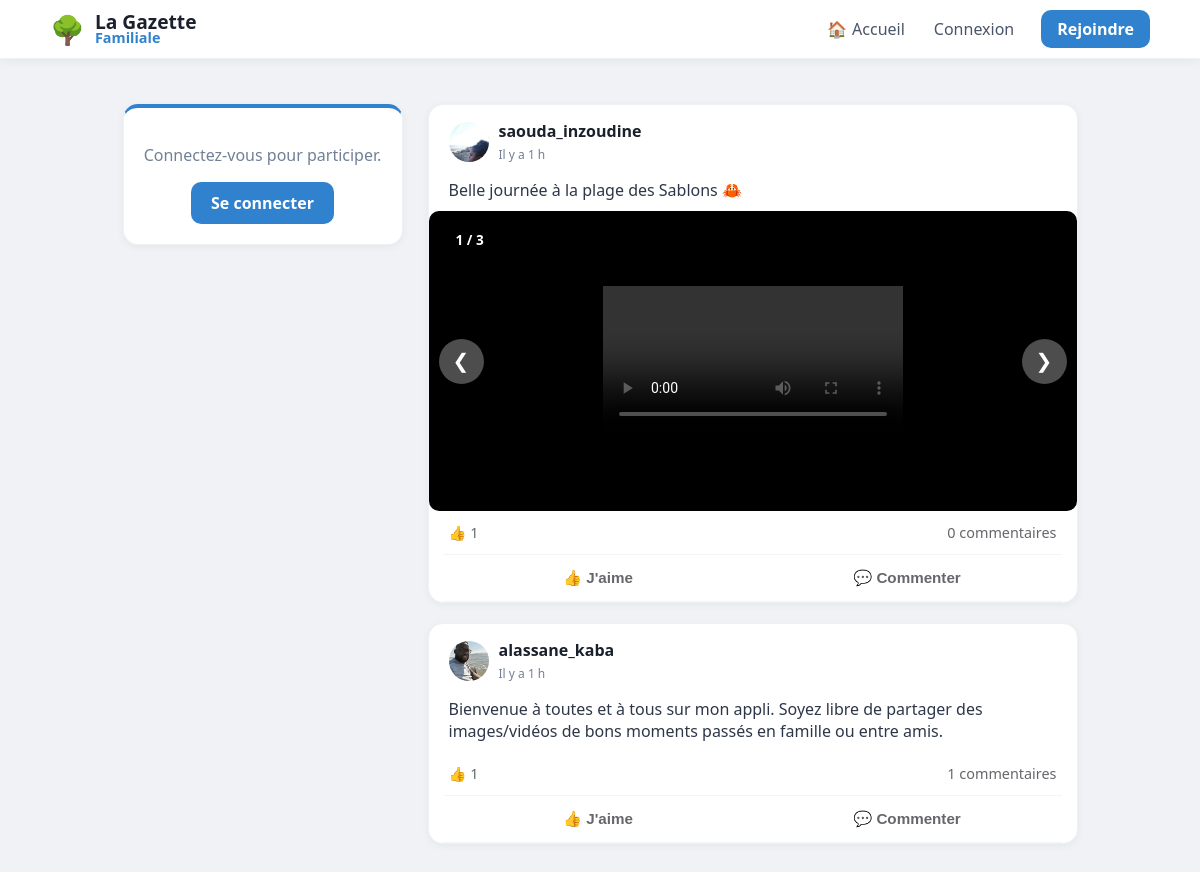
The page / on the database its author committed.
### tables this page shows
CREATE TABLE posts (
                id INTEGER PRIMARY KEY AUTOINCREMENT, 
                username TEXT, 
                content TEXT, 
                likes INTEGER DEFAULT 0, 
                image TEXT,
                created_at DATETIME DEFAULT CURRENT_TIMESTAMP
            );

CREATE TABLE users (
                id INTEGER PRIMARY KEY AUTOINCREMENT, 
                email TEXT UNIQUE, 
                firstname TEXT, 
                lastname TEXT, 
                username TEXT UNIQUE, 
                password TEXT, 
                avatar TEXT,
                is_approved INTEGER DEFAULT 0,
                is_admin INTEGER DEFAULT 0
            );

CREATE TABLE post_medias (
                        id INTEGER PRIMARY KEY AUTOINCREMENT,
                        post_id INTEGER,
                        filename TEXT,
                        file_type TEXT, -- 'image' ou 'video'
                        FOREIGN KEY (post_id) REFERENCES posts (id) ON DELETE CASCADE
                    );

### app.py (the view)
@app.route("/")
def home():
    with get_db() as db:
        posts_query = db.execute("""
            SELECT posts.*, users.avatar AS user_avatar,
                (SELECT COUNT(*) FROM reactions WHERE post_id=posts.id AND type='thumb') as thumbs,
                (SELECT COUNT(*) FROM reactions WHERE post_id=posts.id AND type='heart') as hearts
            FROM posts
            JOIN users ON posts.username = users.username
            ORDER BY posts.id DESC
        """).fetchall()
        posts = [dict(row) for row in posts_query]
        for post in posts:
            medias = db.execute("SELECT * FROM post_medias WHERE post_id = ?", (post['id'],)).fetchall()
            post['medias'] = medias  # On ajoute la liste des médias au post
        comments = db.execute('''
            SELECT comments.*, users.avatar AS comm_avatar
            FROM comments
            JOIN users ON comments.username = users.username
        ''').fetchall()
    return render_template("home.html", posts=posts, comments=comments)

### app.py (called while the page is built)
def get_db():
    db = sqlite3.connect("database.db")
    db.row_factory = sqlite3.Row
    return db

@app.context_processor
def inject_pending_count():
    if session.get('is_admin'):
        db = get_db()
        count = db.execute("SELECT COUNT(*) as total FROM users WHERE is_approved = 0").fetchone()
        return {'pending_count': count['total']}
    return {'pending_count': 0}

@app.template_filter('relative_time')
def relative_time(date_str):
    if not date_str:
        return "Date inconnue"
    past = datetime.strptime(date_str, '%Y-%m-%d %H:%M:%S')
    now = datetime.now(timezone.utc).replace(tzinfo=None)
    diff = now - past
    if diff.days == 0:
        if diff.seconds < 60:
            return "À l'instant"
        if diff.seconds < 3600:
            return f"Il y a {diff.seconds // 60} min"
        return f"Il y a {diff.seconds // 3600} h"
    if diff.days == 1:
        return "Hier"
    if diff.days < 7:
        return f"Il y a {diff.days} jours"
    return past.strftime('%d/%m/%Y')

### templates/home.html (shortened to what this page needs)
{% extends "base.html" %}
{% block content %}
<aside class="sidebar">
    <div class="post-card" style="text-align: center; border-top: 4px solid #3182ce;">
        {% if session.get("user") %}
            <div style="font-size: 50px; margin-bottom: 10px;">🌳</div>
            <h3 style="margin: 0; color: #2d3748;">Bonjour,</h3>
            <h2 style="margin: 5px 0; color: #1a202c; font-size: 1.4em;">{{ session['user'] }}</h2>
            <div style="margin-top: 20px; padding-top: 15px; border-top: 1px solid #edf2f7;">
                <a href="{{ url_for('profile', username=session['user']) }}" style="text-decoration: none; color: #3182ce; font-weight: 700; font-size: 0.9em;">Voir mon mur →</a>
            </div>
        {% else %}
            <p style="color: #718096;">Connectez-vous pour participer.</p>
            <a href="/login" style="display: inline-block; background: #3182ce; color: white; padding: 10px 20px; border-radius: 10px; text-decoration: none; font-weight: bold;">Se connecter</a>
        {% endif %}
    </div>
</aside>
<main class="feed">
    {% for post in posts %}
    <div class="post-card" style="padding: 0; overflow: hidden; margin-bottom: 20px;">
        <div style="padding: 15px 20px; display: flex; justify-content: space-between; align-items: center;">
            <div style="display: flex; align-items: center; gap: 10px;">
                <img src="{{ url_for('static', filename='avatars/' + (post['user_avatar'] if post['user_avatar'] else 'default.png')) }}"
                     style="width: 40px; height: 40px; border-radius: 50%; object-fit: cover;">
                <div>
                    <strong style="display: block; color: #1a202c;">{{ post['username'] }}</strong>
                    <span class="live-date" data-time="{{ post['created_at'] }}" style="font-size: 0.75em; color: #718096;">
                        {{ post['created_at'] | relative_time }}
                    </span>
                </div>
            </div>
        </div>
        <div style="padding: 0 20px 10px 20px; white-space: pre-wrap; color: #2d3748;">{{ post['content'] }}</div>
        {% if post.medias %}
        <div class="carousel-container" id="carousel-{{ post.id }}" style="position: relative; background: #000; display: flex; align-items: center; justify-content: center; min-height: 300px;">
            {% if post.medias|length > 1 %}
            <div class="carousel-counter" style="position: absolute; top: 15px; left: 15px; background: rgba(0,0,0,0.6); color: white; padding: 4px 12px; border-radius: 20px; font-size: 0.85em; z-index: 10; font-weight: bold;">
                <span class="current">1</span> / {{ post.medias|length }}
            </div>
            {% endif %}
            <div class="carousel-items" style="width: 100%;">
                {% for media in post.medias %}
                    <div class="carousel-item {% if loop.first %}active{% endif %}" style="display: {% if loop.first %}block{% else %}none{% endif %}; text-align: center;">
                        {% if media.file_type == 'video' %}
                            <video src="{{ url_for('static', filename='uploads/' + media.filename) }}" controls style="max-width: 100%; max-height: 500px; display: block; margin: 0 auto;"></video>
                        {% else %}
                            <img src="{{ url_for('static', filename='uploads/' + media.filename) }}" style="max-width: 100%; max-height: 500px; object-fit: contain; display: block; margin: 0 auto;" onclick="window.open(this.src)">
                        {% endif %}
                    </div>
                {% endfor %}
            </div>
            {% if post.medias|length > 1 %}
                <button class="prev" onclick="moveSlide('{{ post.id }}', -1)" style="position: absolute; left: 10px; background: rgba(255,255,255,0.3); border: none; color: white; font-size: 20px; padding: 10px; border-radius: 50%; cursor: pointer;">&#10094;</button>
                <button class="next" onclick="moveSlide('{{ post.id }}', 1)" style="position: absolute; right: 10px; background: rgba(255,255,255,0.3); border: none; color: white; font-size: 20px; padding: 10px; border-radius: 50%; cursor: pointer;">&#10095;</button>
            {% endif %}
        </div>
        {% endif %}
        <div style="display: flex; justify-content: space-between; padding: 12px 20px; font-size: 0.9em; color: #65676b;">
            <div>👍 <span id="thumbs-{{ post['id'] }}">{{ post['thumbs'] }}</span></div>
            <div style="cursor: pointer;" onclick="toggleComments({{ post['id'] }})">
                <span id="comment-count-{{ post['id'] }}">{{ comments|selectattr('post_id', 'equalto', post['id'])|list|length }}</span> commentaires
            </div>
        </div>
        <div style="display: flex; border-top: 1px solid #f2f4f7; border-bottom: 1px solid #f2f4f7; margin: 0 15px; padding: 2px 0;">
            <button onclick="react({{ post['id'] }}, 'thumb')" class="action-btn" style="flex: 1; background: none; border: none; padding: 10px; color: #65676b; font-weight: 600; cursor: pointer;">👍 J'aime</button>
            <button onclick="toggleComments({{ post['id'] }})" class="action-btn" style="flex: 1; background: none; border: none; padding: 10px; color: #65676b; font-weight: 600; cursor: pointer;">💬 Commenter</button>
        </div>
    </div>
    {% endfor %}
</main>
{% endblock %}

### templates/base.html (shortened to what this page needs)
<!DOCTYPE html>
<html lang="fr">
<head>
    <link rel="stylesheet" href="{{ url_for('static', filename='style.css') }}">
</head>
<body>
    <nav class="navbar">
        <div class="nav-content">
            <div class="nav-left">
                <a href="/" style="text-decoration: none; display: flex; align-items: center; gap: 10px;">
                    <span style="font-size: 28px;">🌳</span>
                    <div class="nav-text-container" style="display: flex; flex-direction: column;">
                        <span style="font-size: 1.2em; font-weight: 800; color: #1a202c; line-height: 1;">La Gazette</span>
                        <span style="font-size: 0.9em; font-weight: 600; color: var(--primary); line-height: 1;">Familiale</span>
                    </div>
                </a>
            </div>
            <div class="nav-right" style="display: flex; align-items: center; gap: 5px;">
                <a href="/" class="nav-item">🏠 <span class="nav-text" style="margin-left:5px;">Accueil</span></a>
                {% if session.get("user") %}
                    {% if session.get('is_admin') %}
                    <a href="/admin/users" class="nav-item" style="background: #ebf8ff; color: var(--primary); border: 1px solid #bee3f8; margin-right: 5px;">
                        🛡️ <span class="nav-text" style="margin-left:5px;">Admin</span>
                        {% if pending_count and pending_count > 0 %}
                            <span class="admin-badge">{{ pending_count }}</span>
                        {% endif %}
                    </a>
                    {% endif %}
                    <a href="{{ url_for('profile', username=session['user']) }}" class="nav-item">👤 <span class="nav-text" style="margin-left:5px;">Profil</span></a>
                    <a href="/notifications" class="nav-item">🔔</a>
                    <a href="/settings" class="nav-item">⚙️</a>
                    <a href="/logout" style="color: var(--danger); text-decoration: none; font-weight: 700; font-size: 0.9em; margin-left:10px; padding: 8px;">Déconnecter</a>
                {% else %}
                    <a href="/login" class="nav-item">Connexion</a>
                    <a href="/register" style="background: var(--primary); color: white; padding: 8px 16px; border-radius: 10px; text-decoration: none; font-weight: 700; margin-left: 10px;">Rejoindre</a>
                {% endif %}
            </div>
        </div>
    </nav>
    <div class="main-container">
        {% block content %}{% endblock %}
    </div>
</body>
</html>

### static/style.css (style rules this page uses)
body { font-family: 'Segoe UI', system-ui, -apple-system, sans-serif; background: #f0f2f5; margin: 0; color: #1a202c; }
nav { background: white; border-bottom: 1px solid #edf2f7; position: sticky; top: 0; z-index: 1000; }
.post-card { background: white; border-radius: 15px; padding: 20px; margin-bottom: 20px; box-shadow: 0 2px 8px rgba(0,0,0,0.05); border: 1px solid #edf2f7; overflow: hidden; }
.nav-item { display: flex; align-items: center; padding: 8px 12px; border-radius: 10px; text-decoration: none; transition: 0.2s; color: #4a5568; }
.action-btn { flex: 1; background: none; border: none; padding: 10px; color: #65676b; font-weight: 600; font-size: 0.95em; cursor: pointer; display: flex; align-items: center; justify-content: center; gap: 8px; transition: background 0.2s; border-radius: 6px; margin: 2px; }
.carousel-container { position: relative; width: 100%; max-height: 500px; background: #000; border-radius: 10px; overflow: hidden; }
.carousel-item { display: none; text-align: center; }
.carousel-item.active { display: block; }
.carousel-item img, .carousel-item video { max-width: 100%; max-height: 500px; }
.prev, .next { width: 45px; height: 45px; aspect-ratio: 1 / 1; border-radius: 50%; flex-shrink: 0; align-self: center; display: flex; align-items: center; justify-content: center; background: rgba(0, 0, 0, 0.5); color: white; }
.next { right: 0; }
.prev { left: 0; }

### templates/base.html (style rules this page uses)
:root { --bg-color: #f0f2f5; --primary: #3182ce; --text-main: #1a202c; --text-light: #718096; --danger: #e53e3e; --success: #38a169; --info: #3182ce; }
body { background-color: var(--bg-color); margin: 0; font-family: 'Segoe UI', system-ui, -apple-system, sans-serif; }
.navbar { background: white; box-shadow: 0 2px 10px rgba(0,0,0,0.05); padding: 10px 0; position: sticky; top: 0; z-index: 1000; border-bottom: 1px solid #edf2f7; }
.nav-content { max-width: 1100px; margin: 0 auto; padding: 0 20px; display: flex; justify-content: space-between; align-items: center; }
.nav-item { display: flex; align-items: center; padding: 8px 12px; border-radius: 10px; text-decoration: none; color: #4a5568; transition: 0.2s; font-weight: 500; }
.main-container { max-width: 1100px; margin: 0 auto; padding: 20px 15px; display: grid; grid-template-columns: 1fr; gap: 25px; align-items: start; box-sizing: border-box; }
@media (min-width: 900px) { .main-container { grid-template-columns: 280px 650px; justify-content: center; } }

### rows shown on the page
posts: avatar (picture), username "saouda_inzoudine", created_at|relative_time "Il y a 1 h", content "Belle journée à la plage des Sablons 🦀", medias|length "3", thumbs "1", id "0"
posts: avatar (picture), username "alassane_kaba", created_at|relative_time "Il y a 1 h", content "Bienvenue à toutes et à tous sur mon appli. Soyez libre de partager des images/vidéos de bons moments passés en famille ou entre amis.", thumbs "1", id "1"
